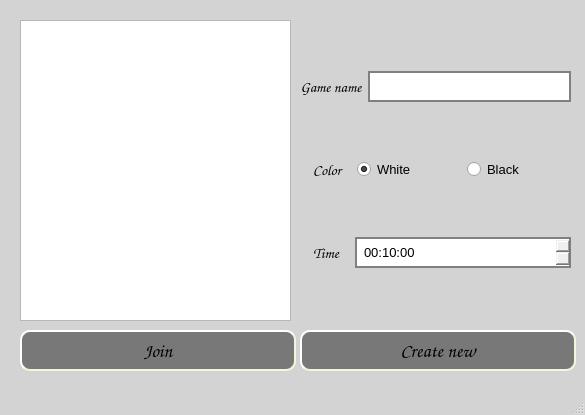
<?xml version="1.0" encoding="UTF-8"?>
<ui version="4.0">
 <class>MainWindow</class>
 <widget class="QMainWindow" name="MainWindow">
  <property name="geometry">
   <rect>
    <x>0</x>
    <y>0</y>
    <width>585</width>
    <height>415</height>
   </rect>
  </property>
  <property name="windowTitle">
   <string>MainWindow</string>
  </property>
  <property name="styleSheet">
   <string notr="true">QPushButton {
    background-color: rgb(120, 120, 120);
    border-style: outset;
    border-width: 2px;
    border-radius: 10px;
    border-color: beige;
	font: 75 14pt &quot;Comic Sans MS&quot;;
    min-width: 10em;
    padding: 6px;
}
QPushButton:pressed {
    background-color: rgb(99, 99, 99);
    border-style: inset;
}

QMainWindow {
	
	background-color: rgb(211, 211, 211);
}

QTimeEdit {
	border: 2px solid gray;
	padding: 5px;
}

QLineEdit {
	border: 2px solid gray;
	padding: 5px;
}</string>
  </property>
  <widget class="QWidget" name="centralwidget">
   <widget class="QListWidget" name="game_list">
    <property name="geometry">
     <rect>
      <x>20</x>
      <y>20</y>
      <width>271</width>
      <height>301</height>
     </rect>
    </property>
    <property name="styleSheet">
     <string notr="true"/>
    </property>
   </widget>
   <widget class="QPushButton" name="join_button">
    <property name="geometry">
     <rect>
      <x>20</x>
      <y>330</y>
      <width>276</width>
      <height>41</height>
     </rect>
    </property>
    <property name="font">
     <font>
      <family>Comic Sans MS</family>
      <pointsize>14</pointsize>
      <weight>9</weight>
      <italic>false</italic>
      <bold>false</bold>
     </font>
    </property>
    <property name="styleSheet">
     <string notr="true"/>
    </property>
    <property name="text">
     <string>Join</string>
    </property>
   </widget>
   <widget class="QPushButton" name="create_button">
    <property name="enabled">
     <bool>true</bool>
    </property>
    <property name="geometry">
     <rect>
      <x>300</x>
      <y>330</y>
      <width>276</width>
      <height>41</height>
     </rect>
    </property>
    <property name="font">
     <font>
      <family>Comic Sans MS</family>
      <pointsize>14</pointsize>
      <weight>9</weight>
      <italic>false</italic>
      <bold>false</bold>
     </font>
    </property>
    <property name="text">
     <string>Create new</string>
    </property>
   </widget>
   <widget class="QWidget" name="verticalLayoutWidget">
    <property name="geometry">
     <rect>
      <x>300</x>
      <y>20</y>
      <width>271</width>
      <height>301</height>
     </rect>
    </property>
    <layout class="QVBoxLayout" name="verticalLayout_2">
     <property name="spacing">
      <number>6</number>
     </property>
     <item>
      <layout class="QHBoxLayout" name="horizontalLayout">
       <item>
        <widget class="QLabel" name="label">
         <property name="sizePolicy">
          <sizepolicy hsizetype="Preferred" vsizetype="Preferred">
           <horstretch>0</horstretch>
           <verstretch>0</verstretch>
          </sizepolicy>
         </property>
         <property name="font">
          <font>
           <family>Comic Sans MS</family>
           <pointsize>11</pointsize>
           <weight>75</weight>
           <bold>true</bold>
          </font>
         </property>
         <property name="text">
          <string>Game name</string>
         </property>
         <property name="alignment">
          <set>Qt::AlignCenter</set>
         </property>
        </widget>
       </item>
       <item>
        <widget class="QLineEdit" name="game_name">
         <property name="sizePolicy">
          <sizepolicy hsizetype="Expanding" vsizetype="Fixed">
           <horstretch>1</horstretch>
           <verstretch>0</verstretch>
          </sizepolicy>
         </property>
         <property name="font">
          <font>
           <pointsize>10</pointsize>
          </font>
         </property>
         <property name="styleSheet">
          <string notr="true"/>
         </property>
        </widget>
       </item>
      </layout>
     </item>
     <item>
      <layout class="QHBoxLayout" name="horizontalLayout_2">
       <item>
        <widget class="QLabel" name="label_2">
         <property name="font">
          <font>
           <family>Comic Sans MS</family>
           <pointsize>11</pointsize>
           <weight>75</weight>
           <bold>true</bold>
          </font>
         </property>
         <property name="text">
          <string>    Color   </string>
         </property>
         <property name="alignment">
          <set>Qt::AlignCenter</set>
         </property>
        </widget>
       </item>
       <item>
        <widget class="QRadioButton" name="white_radio">
         <property name="sizePolicy">
          <sizepolicy hsizetype="Minimum" vsizetype="Fixed">
           <horstretch>1</horstretch>
           <verstretch>0</verstretch>
          </sizepolicy>
         </property>
         <property name="font">
          <font>
           <pointsize>10</pointsize>
          </font>
         </property>
         <property name="text">
          <string>White</string>
         </property>
         <property name="checked">
          <bool>true</bool>
         </property>
        </widget>
       </item>
       <item>
        <widget class="QRadioButton" name="black_radio">
         <property name="sizePolicy">
          <sizepolicy hsizetype="Minimum" vsizetype="Fixed">
           <horstretch>1</horstretch>
           <verstretch>0</verstretch>
          </sizepolicy>
         </property>
         <property name="font">
          <font>
           <pointsize>10</pointsize>
          </font>
         </property>
         <property name="text">
          <string>Black</string>
         </property>
        </widget>
       </item>
      </layout>
     </item>
     <item>
      <layout class="QHBoxLayout" name="horizontalLayout_3">
       <item>
        <widget class="QLabel" name="label_3">
         <property name="sizePolicy">
          <sizepolicy hsizetype="Preferred" vsizetype="Preferred">
           <horstretch>0</horstretch>
           <verstretch>0</verstretch>
          </sizepolicy>
         </property>
         <property name="font">
          <font>
           <family>Comic Sans MS</family>
           <pointsize>11</pointsize>
           <weight>75</weight>
           <bold>true</bold>
          </font>
         </property>
         <property name="text">
          <string>    Time   </string>
         </property>
         <property name="alignment">
          <set>Qt::AlignCenter</set>
         </property>
        </widget>
       </item>
       <item>
        <widget class="QTimeEdit" name="game_time">
         <property name="sizePolicy">
          <sizepolicy hsizetype="Minimum" vsizetype="Fixed">
           <horstretch>1</horstretch>
           <verstretch>0</verstretch>
          </sizepolicy>
         </property>
         <property name="font">
          <font>
           <pointsize>10</pointsize>
          </font>
         </property>
         <property name="displayFormat">
          <string>HH:mm:ss</string>
         </property>
         <property name="time">
          <time>
           <hour>0</hour>
           <minute>10</minute>
           <second>0</second>
          </time>
         </property>
        </widget>
       </item>
      </layout>
     </item>
    </layout>
   </widget>
  </widget>
  <widget class="QMenuBar" name="menubar">
   <property name="geometry">
    <rect>
     <x>0</x>
     <y>0</y>
     <width>585</width>
     <height>21</height>
    </rect>
   </property>
  </widget>
  <widget class="QStatusBar" name="statusbar"/>
 </widget>
 <resources/>
 <connections/>
</ui>
